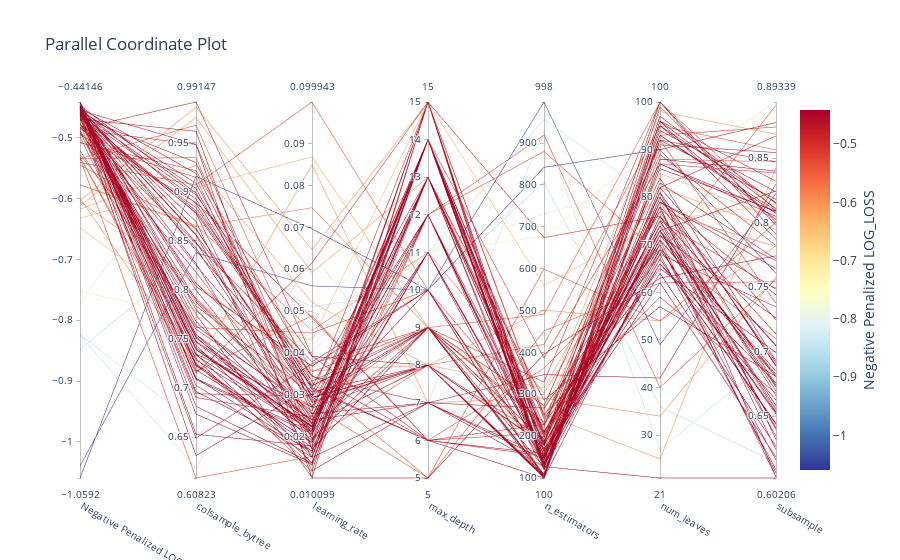

Here is the notebook cell this chart was saved with:
### Code cell
best_lgb_log_loss = ML_PIPELINE.tune(X_train_full, y_train_full, 
                          algorithm=lgb.LGBMClassifier, 
                          tune_metric='log_loss',
                          preprocessor=PreProcessor(
                              target_encode_cols=encoding_recommendations["target_encode_cols"],
                          ),
                          param_ranges=lgb_param_ranges,  
                          beta=1,
                          max_evals=100,
                          patience=10,  
                          n_startup_trials=10,
                          verbose=-1,
                          cv=3,
                          cv_variance_penalty=0.3,
                          log_best_model=False)
